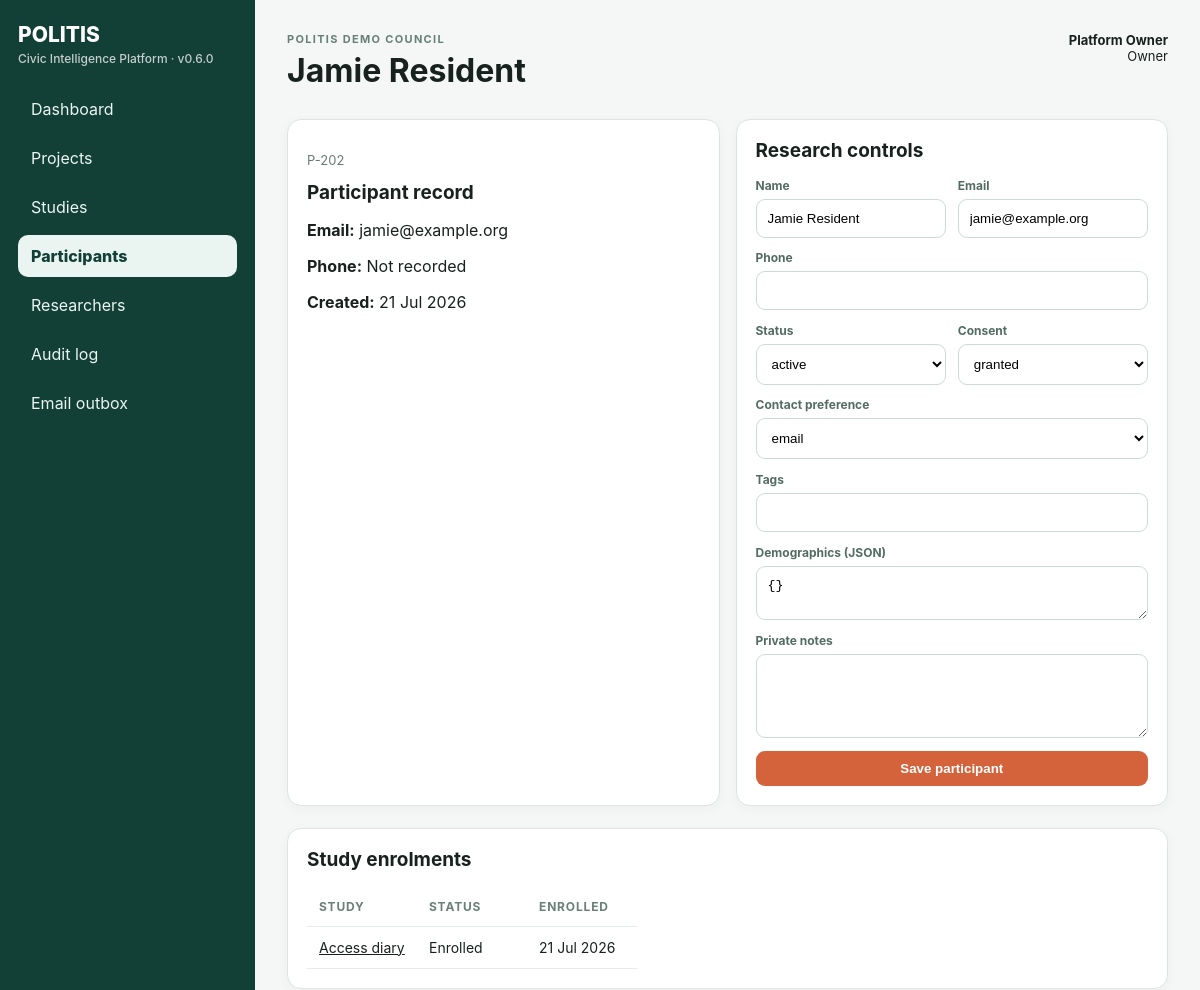
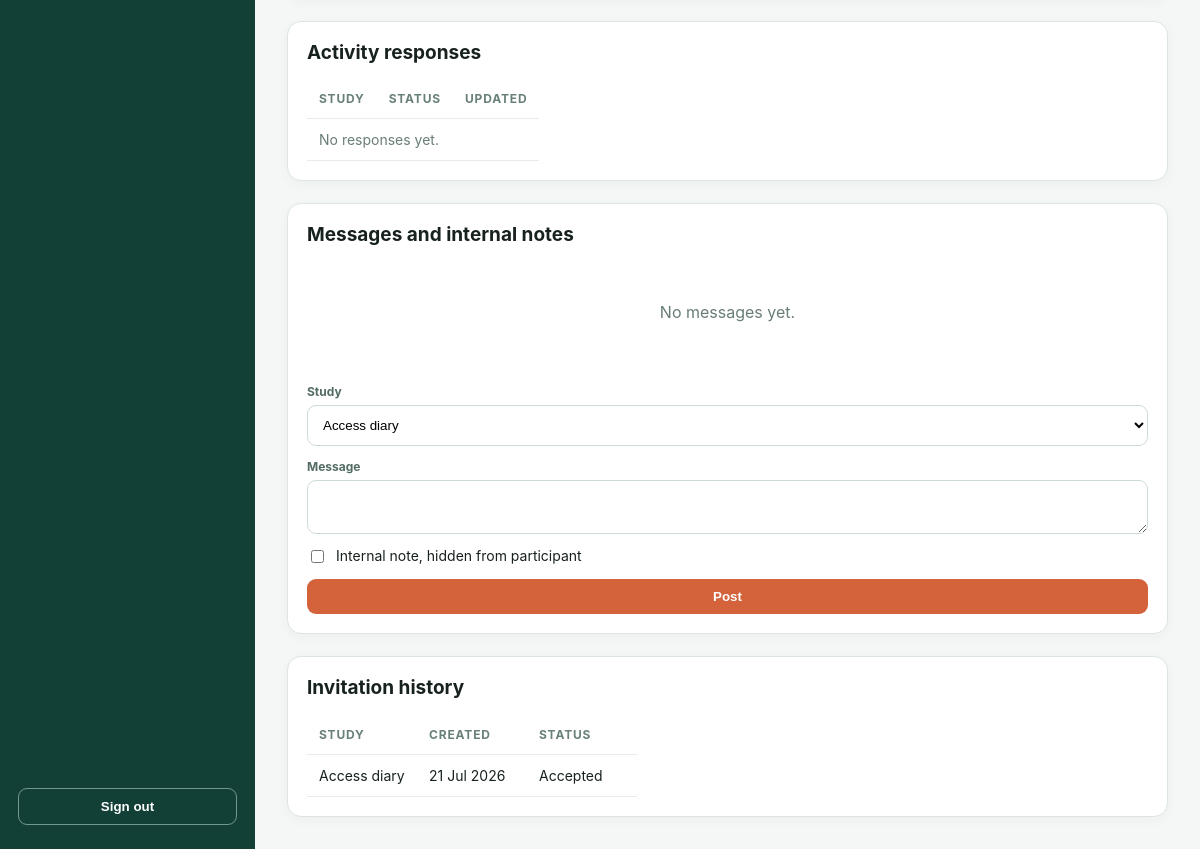
/participants/2 (signed in), run on the app's committed database (2 pictures, top to bottom).
### app/models.py (models this page shows)
class Organisation(Base):
    __tablename__ = "organisations"
    id: Mapped[int] = mapped_column(primary_key=True)
    name: Mapped[str] = mapped_column(String(200), unique=True)
    slug: Mapped[str] = mapped_column(String(100), unique=True)
    created_at: Mapped[datetime] = mapped_column(DateTime(timezone=True), default=utcnow)
    users: Mapped[list[User]] = relationship(back_populates="organisation")

class Participant(Base):
    __tablename__ = "participants"
    __table_args__ = (UniqueConstraint("organisation_id", "reference"),)
    id: Mapped[int] = mapped_column(primary_key=True)
    organisation_id: Mapped[int] = mapped_column(ForeignKey("organisations.id"), index=True)
    reference: Mapped[str] = mapped_column(String(50))
    name: Mapped[str] = mapped_column(String(160))
    email: Mapped[str | None] = mapped_column(String(255), nullable=True, index=True)
    phone: Mapped[str | None] = mapped_column(String(50), nullable=True)
    status: Mapped[str] = mapped_column(String(30), default=ParticipantStatus.prospective.value)
    consent_status: Mapped[str] = mapped_column(String(30), default=ConsentStatus.pending.value)
    communication_preference: Mapped[str] = mapped_column(String(30), default="email")
    tags: Mapped[str] = mapped_column(Text, default="")
    demographics_json: Mapped[str] = mapped_column(Text, default="{}")
    notes: Mapped[str] = mapped_column(Text, default="")
    created_by_id: Mapped[int] = mapped_column(ForeignKey("users.id"))
    created_at: Mapped[datetime] = mapped_column(DateTime(timezone=True), default=utcnow)
    updated_at: Mapped[datetime] = mapped_column(DateTime(timezone=True), default=utcnow, onupdate=utcnow)

class User(Base):
    __tablename__ = "users"
    __table_args__ = (UniqueConstraint("organisation_id", "email"),)
    id: Mapped[int] = mapped_column(primary_key=True)
    organisation_id: Mapped[int] = mapped_column(ForeignKey("organisations.id"), index=True)
    name: Mapped[str] = mapped_column(String(120))
    email: Mapped[str] = mapped_column(String(255), index=True)
    password_hash: Mapped[str | None] = mapped_column(String(255), nullable=True)
    external_provider: Mapped[str | None] = mapped_column(String(40), nullable=True, index=True)
    external_subject: Mapped[str | None] = mapped_column(String(255), nullable=True, index=True)
    last_login_at: Mapped[datetime | None] = mapped_column(DateTime(timezone=True), nullable=True)
    role: Mapped[str] = mapped_column(String(30), default=Role.researcher.value)
    is_active: Mapped[bool] = mapped_column(Boolean, default=True)
    created_at: Mapped[datetime] = mapped_column(DateTime(timezone=True), default=utcnow)
    organisation: Mapped[Organisation] = relationship(back_populates="users")

class Study(Base):
    __tablename__ = "studies"
    __table_args__ = (UniqueConstraint("organisation_id", "code"),)
    id: Mapped[int] = mapped_column(primary_key=True)
    organisation_id: Mapped[int] = mapped_column(ForeignKey("organisations.id"), index=True)
    project_id: Mapped[int] = mapped_column(ForeignKey("projects.id"), index=True)
    title: Mapped[str] = mapped_column(String(200))
    code: Mapped[str] = mapped_column(String(50))
    description: Mapped[str] = mapped_column(Text, default="")
    methodology: Mapped[str] = mapped_column(String(80), default="diary")
    status: Mapped[str] = mapped_column(String(30), default=StudyStatus.draft.value)
    start_at: Mapped[datetime | None] = mapped_column(DateTime(timezone=True), nullable=True)
    end_at: Mapped[datetime | None] = mapped_column(DateTime(timezone=True), nullable=True)
    demographics_schema_json: Mapped[str] = mapped_column(Text, default="[]")
    created_by_id: Mapped[int] = mapped_column(ForeignKey("users.id"))
    created_at: Mapped[datetime] = mapped_column(DateTime(timezone=True), default=utcnow)
    updated_at: Mapped[datetime] = mapped_column(DateTime(timezone=True), default=utcnow, onupdate=utcnow)

class StudyEnrolment(Base):
    __tablename__ = "study_enrolments"
    __table_args__ = (UniqueConstraint("study_id", "participant_id"),)
    id: Mapped[int] = mapped_column(primary_key=True)
    organisation_id: Mapped[int] = mapped_column(ForeignKey("organisations.id"), index=True)
    study_id: Mapped[int] = mapped_column(ForeignKey("studies.id"), index=True)
    participant_id: Mapped[int] = mapped_column(ForeignKey("participants.id"), index=True)
    status: Mapped[str] = mapped_column(String(30), default="enrolled")
    enrolled_at: Mapped[datetime] = mapped_column(DateTime(timezone=True), default=utcnow)

class ParticipantInvitation(Base):
    __tablename__ = "participant_invitations"
    id: Mapped[int] = mapped_column(primary_key=True)
    organisation_id: Mapped[int] = mapped_column(ForeignKey("organisations.id"), index=True)
    participant_id: Mapped[int] = mapped_column(ForeignKey("participants.id"), index=True)
    study_id: Mapped[int] = mapped_column(ForeignKey("studies.id"), index=True)
    token_hash: Mapped[str] = mapped_column(String(255), unique=True)
    expires_at: Mapped[datetime] = mapped_column(DateTime(timezone=True))
    opened_at: Mapped[datetime | None] = mapped_column(DateTime(timezone=True), nullable=True)
    accepted_at: Mapped[datetime | None] = mapped_column(DateTime(timezone=True), nullable=True)
    revoked_at: Mapped[datetime | None] = mapped_column(DateTime(timezone=True), nullable=True)
    invited_by_id: Mapped[int] = mapped_column(ForeignKey("users.id"))
    created_at: Mapped[datetime] = mapped_column(DateTime(timezone=True), default=utcnow)

### app/main.py (the view)
@app.get("/participants/{participant_id}",response_class=HTMLResponse)
def participant_detail(participant_id:int,request:Request,u=Depends(current_user),db:Session=Depends(get_db)):
    p=participant(db,participant_id,u.organisation_id); ens=db.scalars(select(StudyEnrolment).where(StudyEnrolment.participant_id==p.id,StudyEnrolment.organisation_id==u.organisation_id)).all(); studies={s.id:s for s in db.scalars(select(Study).where(Study.organisation_id==u.organisation_id)).all()}; invs=db.scalars(select(ParticipantInvitation).where(ParticipantInvitation.participant_id==p.id,ParticipantInvitation.organisation_id==u.organisation_id).order_by(ParticipantInvitation.created_at.desc())).all(); responses=db.scalars(select(ActivityResponse).where(ActivityResponse.participant_id==p.id,ActivityResponse.organisation_id==u.organisation_id).order_by(ActivityResponse.updated_at.desc())).all(); messages=db.scalars(select(ParticipantMessage).where(ParticipantMessage.participant_id==p.id,ParticipantMessage.organisation_id==u.organisation_id).order_by(ParticipantMessage.created_at)).all(); return render(request,"participant_detail.html",user=u,participant=p,enrolments=ens,studies=studies,invitations=invs,responses=responses,messages=messages,statuses=[x.value for x in ParticipantStatus],consent_statuses=[x.value for x in ConsentStatus])

### app/templates/participant_detail.html
{% extends "base.html" %}{% block title %}{{ participant.name }}{% endblock %}{% block content %}
<div class="two-col"><div class="card"><p class="muted">{{ participant.reference }}</p><h2>Participant record</h2><p><strong>Email:</strong> {{ participant.email or 'Not recorded' }}</p><p><strong>Phone:</strong> {{ participant.phone or 'Not recorded' }}</p><p><strong>Created:</strong> {{ participant.created_at.strftime('%d %b %Y') }}</p></div><div class="card"><h2>Research controls</h2>{% if can_edit %}<form method="post" action="/participants/{{ participant.id }}/update" class="stack"><div class="row"><div class="field"><label>Name</label><input name="name" value="{{ participant.name }}"></div><div class="field"><label>Email</label><input name="email" value="{{ participant.email or '' }}"></div><div class="field"><label>Phone</label><input name="phone" value="{{ participant.phone or '' }}"></div></div><div class="row"><div class="field"><label>Status</label><select name="status_value">{% for s in statuses %}<option {% if s==participant.status %}selected{% endif %}>{{ s }}</option>{% endfor %}</select></div><div class="field"><label>Consent</label><select name="consent_status">{% for s in consent_statuses %}<option {% if s==participant.consent_status %}selected{% endif %}>{{ s }}</option>{% endfor %}</select></div><div class="field"><label>Contact preference</label><select name="communication_preference">{% for s in ['email','sms','phone','none'] %}<option {% if s==participant.communication_preference %}selected{% endif %}>{{ s }}</option>{% endfor %}</select></div></div><div class="field"><label>Tags</label><input name="tags" value="{{ participant.tags }}"></div><div class="field"><label>Demographics (JSON)</label><textarea name="demographics_json">{{ participant.demographics_json }}</textarea></div><div class="field"><label>Private notes</label><textarea name="notes" rows="4">{{ participant.notes }}</textarea></div><button>Save participant</button></form>{% else %}<p>{{ participant.status|title }} · {{ participant.consent_status|title }}</p>{% endif %}</div></div>
<div class="card section"><h2>Study enrolments</h2><table class="table"><thead><tr><th>Study</th><th>Status</th><th>Enrolled</th></tr></thead><tbody>{% for e in enrolments %}<tr><td><a href="/studies/{{ e.study_id }}">{{ studies[e.study_id].title }}</a></td><td>{{ e.status|title }}</td><td>{{ e.enrolled_at.strftime('%d %b %Y') }}</td></tr>{% else %}<tr><td colspan="3" class="empty">Not yet enrolled.</td></tr>{% endfor %}</tbody></table></div>
<div class="card section"><h2>Activity responses</h2><table class="table"><thead><tr><th>Study</th><th>Status</th><th>Updated</th></tr></thead><tbody>{% for r in responses %}<tr><td>{{ studies[r.study_id].title }}</td><td><span class="badge {{ r.status }}">{{ r.status|title }}</span></td><td>{{ r.updated_at.strftime('%d %b %Y %H:%M') }}</td></tr>{% else %}<tr><td colspan="3" class="empty">No responses yet.</td></tr>{% endfor %}</tbody></table></div>
<div id="messages" class="card section"><h2>Messages and internal notes</h2><div class="conversation">{% for m in messages %}<div class="message {{ m.sender_type }} {% if m.internal_note %}note{% endif %}"><strong>{% if m.internal_note %}Internal note{% else %}{{ m.sender_type|title }}{% endif %}</strong><p>{{ m.body }}</p><small>{{ m.created_at.strftime('%d %b %Y %H:%M') }}</small></div>{% else %}<p class="empty">No messages yet.</p>{% endfor %}</div>{% if can_edit and enrolments %}<form method="post" action="/participants/{{ participant.id }}/message" class="stack section"><div class="field"><label>Study</label><select name="study_id">{% for e in enrolments %}<option value="{{ e.study_id }}">{{ studies[e.study_id].title }}</option>{% endfor %}</select></div><div class="field"><label>Message</label><textarea name="body" required></textarea></div><label class="check"><input type="checkbox" name="internal_note" value="true"> Internal note, hidden from participant</label><button>Post</button></form>{% endif %}</div>
<div class="card section"><h2>Invitation history</h2><table class="table"><thead><tr><th>Study</th><th>Created</th><th>Status</th></tr></thead><tbody>{% for i in invitations %}<tr><td>{{ studies[i.study_id].title }}</td><td>{{ i.created_at.strftime('%d %b %Y') }}</td><td>{% if i.accepted_at %}Accepted{% elif i.revoked_at %}Revoked{% else %}Pending{% endif %}</td></tr>{% else %}<tr><td colspan="3" class="empty">No invitations.</td></tr>{% endfor %}</tbody></table></div>
{% endblock %}

### app/templates/base.html (shortened to what this page needs)
<!doctype html>
<html lang="en">
<head>
  <link rel="stylesheet" href="/static/app.css">
</head>
<body>
{% if user %}
<div class="shell">
  <aside class="sidebar">
    <div class="brand">POLITIS<small>Civic Intelligence Platform · v{{ version }}</small></div>
    <nav class="nav" aria-label="Primary navigation">
      <a class="{% if request.url.path == '/' %}active{% endif %}" href="/">Dashboard</a>
      <a class="{% if request.url.path.startswith('/projects') %}active{% endif %}" href="/projects">Projects</a>
      <a class="{% if request.url.path.startswith('/studies') %}active{% endif %}" href="/studies">Studies</a>
      <a class="{% if request.url.path.startswith('/participants') %}active{% endif %}" href="/participants">Participants</a>
      {% if user.role in ['owner','admin'] %}
      <a class="{% if request.url.path.startswith('/researchers') %}active{% endif %}" href="/researchers">Researchers</a>
      <a class="{% if request.url.path.startswith('/audit') %}active{% endif %}" href="/audit">Audit log</a>
      <a class="{% if request.url.path.startswith('/outbox') %}active{% endif %}" href="/outbox">Email outbox</a>
      {% endif %}
    </nav>
    <form method="post" action="/logout"><button class="ghost" type="submit">Sign out</button></form>
  </aside>
  <main class="main" id="main-content" tabindex="-1">
    <div class="top">
      <div><div class="eyebrow">{{ user.organisation.name }}</div><h1>{% block title %}{% endblock %}</h1></div>
      <div class="userbox"><strong>{{ user.name }}</strong><br>{{ user.role|title }}</div>
    </div>
    {% block content %}{% endblock %}
  </main>
</div>
{% else %}
{% block public %}{% endblock %}
{% endif %}
</body>
</html>

### app/static/app.css (style rules this page uses)
* { box-sizing:border-box }
body { margin:0;font-family:Inter,ui-sans-serif,system-ui,-apple-system,BlinkMacSystemFont,"Segoe UI",sans-serif;background:#f5f7f6;color:#17211d }
a { color:inherit }
.shell { display:grid;grid-template-columns:255px 1fr;min-height:100vh }
.sidebar { background:#123f36;color:white;padding:24px 18px;display:flex;flex-direction:column;gap:22px }
.brand { font-weight:800;font-size:21px;line-height:1.05 }
.brand small { display:block;font-weight:500;opacity:.75;font-size:12px;margin-top:7px }
.nav { display:grid;gap:7px }
.nav a { padding:11px 13px;text-decoration:none;border-radius:10px;color:#eaf5f1 }
.sidebar form { margin-top:auto }
.ghost { background:transparent;border:1px solid #6f998f;color:white;width:100% }
.main { padding:32px;max-width:1400px;width:100% }
.top { display:flex;justify-content:space-between;align-items:flex-start;margin-bottom:24px }
.eyebrow { text-transform:uppercase;letter-spacing:.12em;font-size:11px;color:#668077;font-weight:700 }
.top h1 { margin:5px 0 }
.userbox { text-align:right;font-size:13px }
.card { background:white;border:1px solid #dce5e1;border-radius:14px;padding:19px;box-shadow:0 3px 12px rgba(20,50,40,.04) }
.table { width:100%;border-collapse:collapse }
.table th,.table td { padding:12px;border-bottom:1px solid #e5ece9;text-align:left;font-size:14px }
.table th { font-size:12px;text-transform:uppercase;letter-spacing:.07em;color:#698078 }
.row { display:flex;gap:12px;align-items:end;flex-wrap:wrap }
.field { display:grid;gap:6px;min-width:180px;flex:1 }
.field label { font-size:12px;font-weight:700;color:#536c63 }
.field input,.field select,.field textarea { width:100%;padding:11px;border:1px solid #cddbd5;border-radius:9px;background:white }
.btn,button { display:inline-block;border:0;border-radius:9px;background:#d4633c;color:white;padding:10px 15px;font-weight:700;cursor:pointer;text-decoration:none }
.muted { color:#687d75;font-size:13px }
.stack { display:grid;gap:13px }
.section { margin-top:22px }
.two-col { display:grid;grid-template-columns:1fr 1fr;gap:16px }
.check { display:flex;gap:9px;align-items:flex-start;font-size:14px }
.check input { margin-top:3px }
.active,.granted { background:#dff4e8;color:#16603b }
h2 { margin-top:0;font-size:19px }
.nav a.active { background:#eaf5f1;color:#123f36;font-weight:800 }
.table { display:block;overflow-x:auto;white-space:nowrap }
.table td { white-space:normal;min-width:110px }
.empty { padding:24px;text-align:center;color:#687d75 }
.conversation { display:grid;gap:10px }

### data on the page
Organisation: organisation.name "POLITIS DEMO COUNCIL"
Participant: name "Jamie Resident", reference "P-202", email "jamie@example.org", phone "Not recorded", created_at "21 Jul 2026", status_value "active", consent_status "granted", communication_preference "email", demographics_json "{}"
User: name "Platform Owner", role "Owner"
StudyEnrolment: status "Enrolled", enrolled_at "21 Jul 2026"
Study: title "Access diary"
ParticipantInvitation: created_at "21 Jul 2026", shows "Accepted"

### other printed values
{{ version }} "0.6.0"
form field study_id "Access diary"
